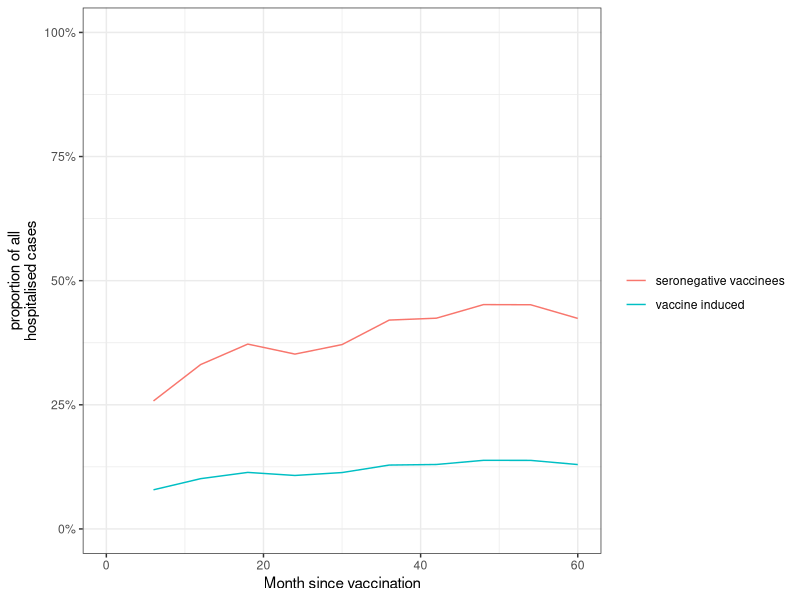
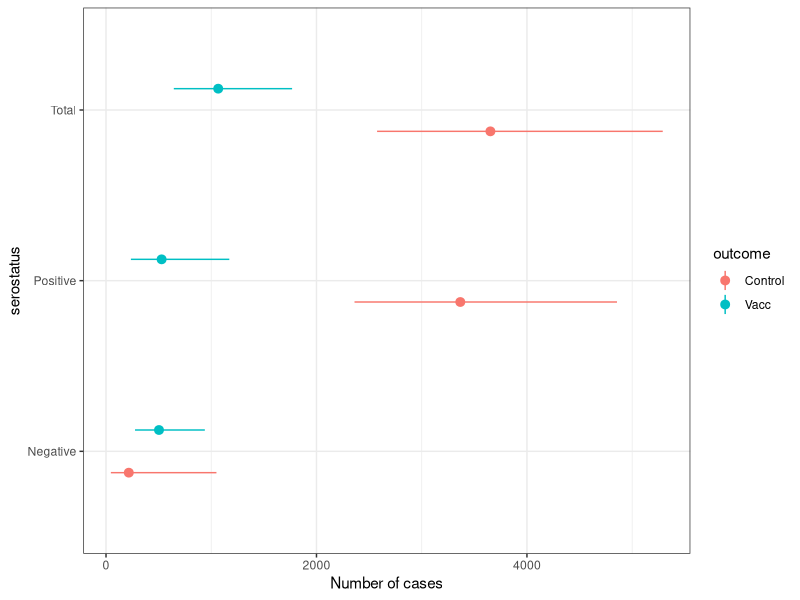
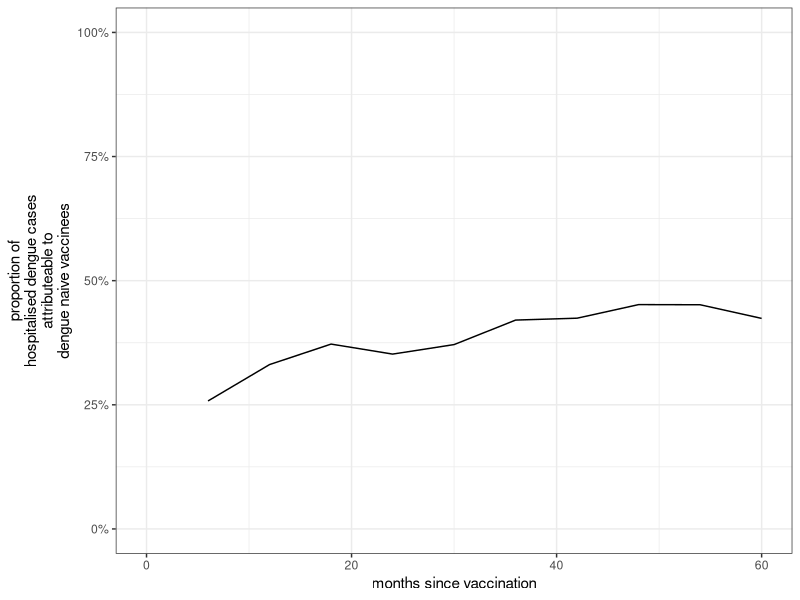
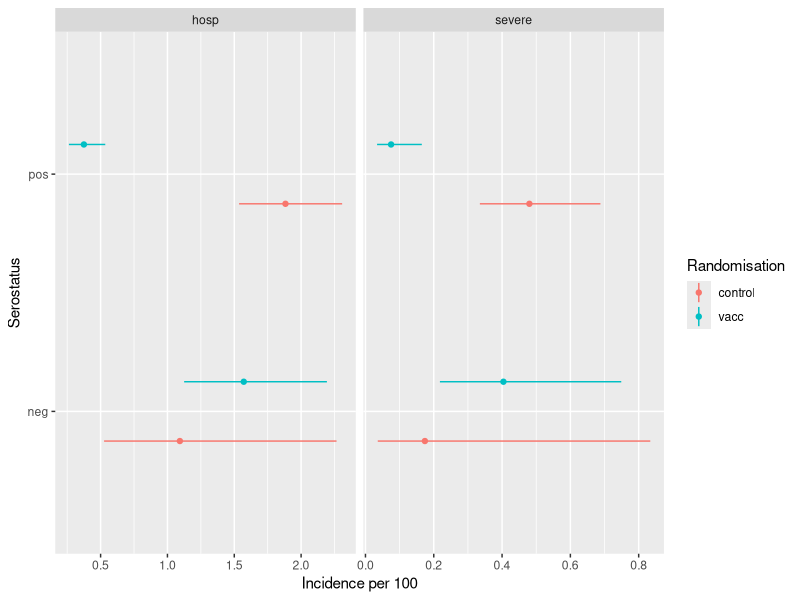
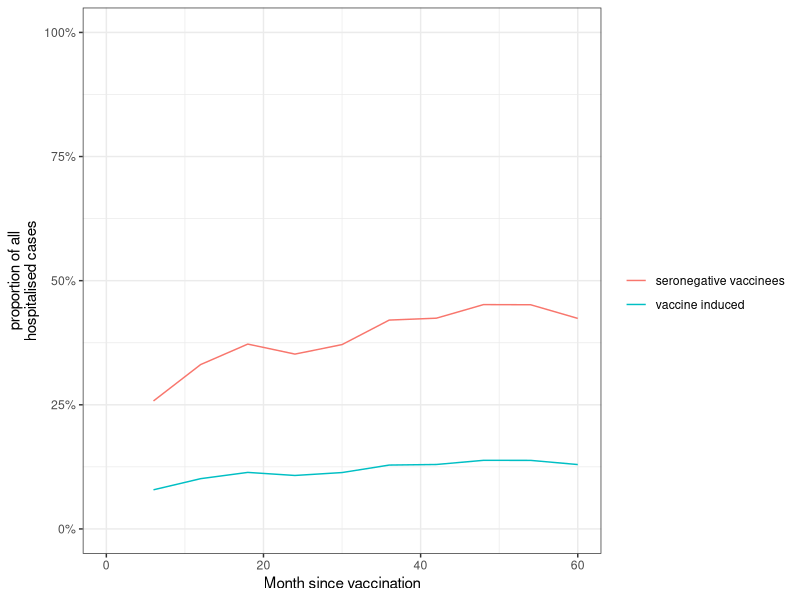
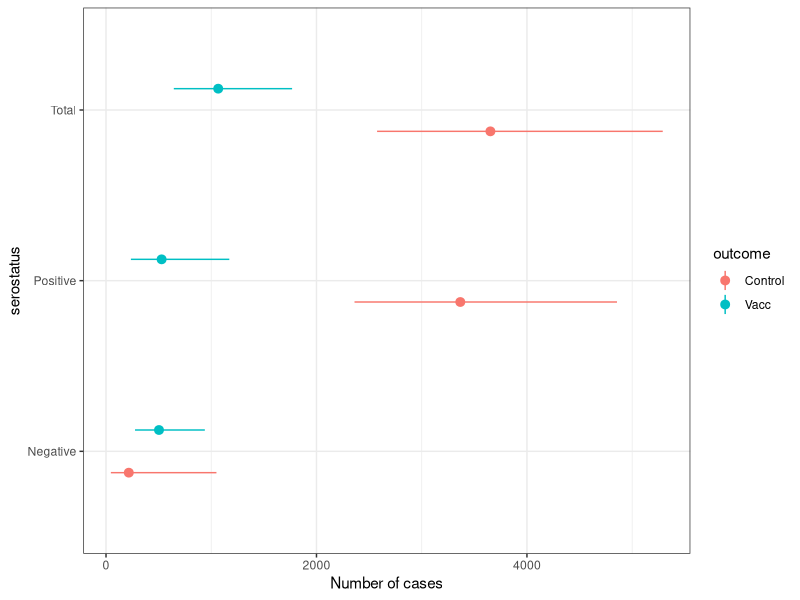
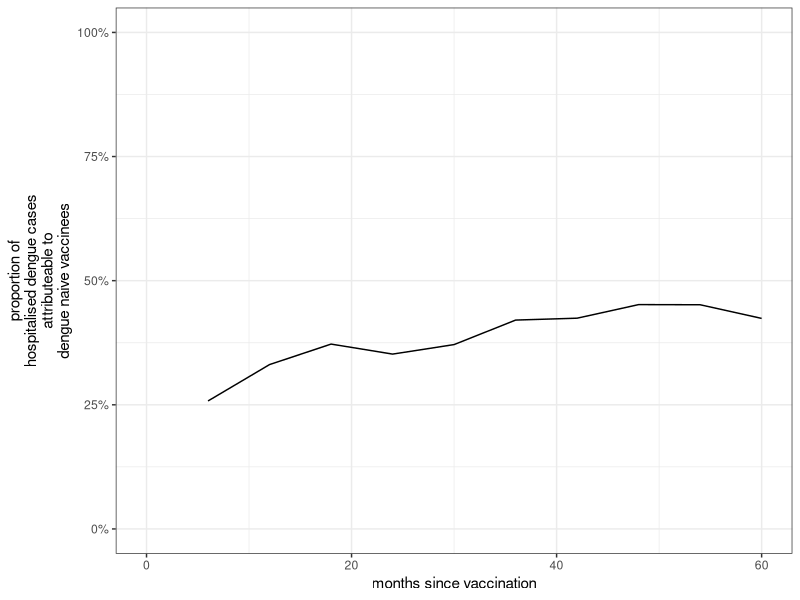

Recreate these plots in R, in order.

# Expected relative proportion of breakthrough hospitalized dengue by serostatus in populations vaccinated with the CYD- tetravalent dengue vaccine in the Philippines
# written by Stefan Flasche using R version 3.5.3

# load packages
require(tidyverse)


# Data --------------------------------------------------------------------

# data: cumulative incidence over 5yrs observed in the trial and its stratification into 
#       seropositive and seronegative using PRNT50 with multiple imputation (in per 100). from Table S10
df <- tibble(no=1:8,
             randomisation = c("vacc","vacc","control","control","vacc","vacc","control","control"),
             serostatus = c("pos","neg","pos","neg","pos","neg","pos","neg"),
             outcome = c(rep("hosp",4),rep("severe",4)),
             incidence.ph.mid = c(.375,1.571,1.883,1.093,0.075,0.404,0.48,0.174),
             incidence.ph.lo = c(.263,1.125,1.536,.526,0.034,0.218,0.335,0.036),
             incidence.ph.hi = c(.535,2.193,2.307,2.265,0.165,0.749,0.688,0.834))

#seroprevalence Phil
sp=.85

# Cumulative proportion of 9-16y olds hospitalised with Dengue over time (0m - 60m). Digitalised from Sridhar Figure 3
df.time <- tibble(time = rep(c(0,6,12,18,24,30,36,42,48,54,60),4),
                  randomisation = c(rep("vacc",11*2),rep("control",11*2)),
                  serostatus = rep(c(rep("pos",11),rep("neg",11)),2),
                  incidence = c(0,0.031,0.051,0.061,0.113,0.153,0.184,0.235,0.276,0.307,0.368,
                                0,0.061,0.143,0.205,0.348,0.512,0.757,0.982,1.289,1.432,1.535,
                                0,0.143,0.307,0.573,0.982,1.125,1.350,1.514,1.678,1.739,1.862,
                                0,0.082,0.164,0.399,0.471,0.522,0.583,0.696,0.757,0.757,1.033),
                  No.at.Risk =c(1503,1490,1462,1453,1447,1434,1422,1403,1351,1284,1226,
                                375,374,368,366,364,361,358,350,339,322,311,
                                730,725,705,699,695,689,688,686,658,615,592,
                                207,207,201,199,199,195,194,192,185,174,167))
                  
# plot data
p.data <- df %>% ggplot(aes(x= serostatus, y = incidence.ph.mid, ymin = incidence.ph.lo, ymax = incidence.ph.hi,color=randomisation)) +
  geom_linerange(position=position_dodge(width = 0.5)) +
  geom_point(position=position_dodge(width = 0.5)) +
  facet_grid(.~outcome, scales = "free") +
  coord_flip() + ylab("incidence per 100") +
  labs(y = "Incidence per 100", x = "Serostatus", color = "Randomisation")
ggsave(filename = "Pics\\Fig1_Data.tiff",p.data ,unit="cm", width = 14, height = 5, compression = "lzw", dpi = 300)

# analyses

#increase in seroneg vaccinees
1.57/1.09
.404/.174#severe
#RR in seropo / seroneg controls
1.88/1.09
.48/.174#severe
#reduction in seropos vaccinees
1-0.375/1.88
1-.075/.48#severe

#cases averted in seropos vacc per 1 seroneg vacc case
.85*(1.88-.375) / (.15*(1.57-1.09))
.85*(.48-.075) / (.15*(.404-.174))#severe
# breakthrough among all hospitalised
0.85*.375  / (.85*.375 + .15*1.57)
0.85*.075  / (.85*.075 + .15*.404)#severe
#proportion of excess cases among the cases in seronegatives
1-1.09/1.57
1-.174/.404#severe

#calculate  proportion of cases attributeable to seronegative vaccinees
df.prop = tibble(serostatus = c("neg","pos"),
                 prop = c(0.15,.85))
df.time %>% merge(df.prop) %>% 
  mutate(cases = incidence*prop*830000/100) %>% 
  select(serostatus:randomisation, cases) %>%
  spread(serostatus, cases) %>%
  mutate(propSeroNeg = neg/(pos+neg)) %>%
  filter(randomisation=="vacc") %>%
  mutate(propVaccINduced = propSeroNeg * (1-1.09/1.57)) %>%
  gather(key = "key", value="prop", -(time:pos)) %>%
  ggplot(aes(x=time, y=prop, color=key))+ 
  geom_line() + 
  coord_cartesian(ylim=c(0,1)) + 
  scale_y_continuous(labels = scales::percent) +
    scale_color_discrete(name = "", labels = c("seronegative vaccinees", "vaccine induced"))+
  theme_bw() +
  xlab("Month since vaccination") + ylab("proportion of all\nhospitalised cases")
ggsave(filename = "Pics\\Fig3_Data.tiff",unit="cm", width = 17, height = 7, compression = "lzw", dpi = 300)



##################### end of numbers in manuscript # start of previous work








# sample from lognormal distribution in which the 50%, 2.5% and 97.5% quanitles fit the observed mean, CI.lo and CI.hi respectively
LnfitSample <- function(input= c(mean=1, lo=.5, hi=2), N=10000){
  mean = input[1] %>% as.numeric()
  lo = input[2] %>% as.numeric()
  hi = input[3] %>% as.numeric()
  rlnorm(N, meanlog = log(mean), sdlog = (log(mean/lo) +  log(hi/mean))/2/1.96) %>%
    return()
}


# Analyses ----------------------------------------------------------

# calculate population impact of test and vaccinate strategy (no test = 100% sens, 0% spec)
CasesAverted <- function(seroPrevalence = .7, sensitivity = 1, specificity = 0, 
                         cohortSize=100000, df.tmp = df, outcm = "hosp"){
  df.tmp = df.tmp %>% filter(outcome == outcm)
  Inc.SeroPos.Vacc <- df.tmp %>% filter(randomisation=="vacc" & serostatus =="pos") %>% 
    select(incidence.ph.mid:incidence.ph.hi) %>% LnfitSample()
  Inc.SeroPos.Cont <- df.tmp %>% filter(randomisation=="control" & serostatus =="pos") %>% 
    select(incidence.ph.mid:incidence.ph.hi) %>% LnfitSample()
  Inc.SeroNeg.Vacc <- df.tmp %>% filter(randomisation=="vacc" & serostatus =="neg") %>% 
    select(incidence.ph.mid:incidence.ph.hi) %>% LnfitSample()
  Inc.SeroNeg.Cont <- df.tmp %>% filter(randomisation=="control" & serostatus =="neg") %>% 
    select(incidence.ph.mid:incidence.ph.hi) %>% LnfitSample()
  
  CasesNoVaccSeroPos = cohortSize * seroPrevalence * Inc.SeroPos.Cont / 100
  CasesNoVaccSeroNeg = cohortSize * (1-seroPrevalence) * Inc.SeroNeg.Cont / 100
  CasesVaccSeroPos = cohortSize * seroPrevalence * Inc.SeroPos.Vacc / 100
  CasesVaccSeroNeg = cohortSize * (1-seroPrevalence) * Inc.SeroNeg.Vacc / 100
  
  CasesAvertedSeroPos = cohortSize * seroPrevalence * sensitivity * (Inc.SeroPos.Cont - Inc.SeroPos.Vacc) / 100
  CasesAvertedSeroNeg = cohortSize * (1-seroPrevalence) * (1 - specificity) * (Inc.SeroNeg.Cont - Inc.SeroNeg.Vacc) /100
  
  df_res <- tibble(seroPrevalence, sensitivity, specificity, outcm, 
                   CasesNoVaccSeroPos, CasesNoVaccSeroNeg,
                   CasesNoVaccTotal = CasesNoVaccSeroPos + CasesNoVaccSeroNeg,
                   CasesVaccSeroPos, CasesVaccSeroNeg,
                   CasesVaccTotal = CasesVaccSeroPos + CasesVaccSeroNeg,
                   CasesAvertedSeroPos, CasesAvertedSeroNeg, 
                   CasesAvertedTotal = CasesAvertedSeroPos + CasesAvertedSeroNeg)
  return(df_res)
}

# calculate cases exspected and averted in Phillippines
res <- CasesAverted(seroPrevalence = .85, sensitivity = 1, specificity = 0, cohortSize=830000, df.tmp = df, outcm = "severe") %>%
  gather(key, value, -(seroPrevalence:outcm)) %>% 
  group_by(key) %>% summarise(mid = median(value), 
                              lo = quantile(value, probs = 0.025),
                              hi = quantile(value, probs = 0.975)) %>% 
  mutate(outcome = rep(c("Averted","Control","Vacc"),each=3)) %>%
  mutate(serostatus = rep(c("Negative", "Positive", "Total"), 3))
res
res %>% filter(outcome != "Averted") %>%
  ggplot(aes(x=serostatus, y=mid, ymin=lo, ymax=hi, color = outcome)) +
    geom_pointrange(position=position_dodge(width = 0.5)) + 
    coord_flip() + ylab("Number of cases") + 
    theme_bw()
ggsave(filename = "Pics\\Fig2_Data.tiff",unit="cm", width = 17, height = 7, compression = "lzw", dpi = 300)



# proportion seropos
CasesAverted(seroPrevalence = .85, sensitivity = 1, specificity = 0, cohortSize=830000, df.tmp = df, outcm = "severe") %>%
  mutate(prop_Neg_vac = CasesVaccSeroNeg/CasesVaccTotal) %>%
  mutate(prop_Neg_Novac = CasesNoVaccSeroNeg/CasesNoVaccTotal) %>%
  select("prop_Neg_vac","prop_Neg_Novac") %>%
  gather(key, value) %>% group_by(key) %>% summarise(mid = median(value),
                                                     lo = quantile(value, probs = 0.025),
                                                     hi = quantile(value, probs = 0.975)) 

#calculate  proportion of cases attributeable to seronegative vaccinees
df.prop = tibble(serostatus = c("neg","pos"),
                 prop = c(0.15,.85))
df.time.plot <- df.time %>% merge(df.prop) %>% 
  mutate(cases = incidence*prop*830000/100) %>% 
  select(serostatus:randomisation, cases) %>%
  spread(serostatus, cases) %>%
  mutate(propSeroNeg = neg/(pos+neg)) %>%
  filter(randomisation == "vacc") 
df.time.plot %>%
  ggplot(aes(x=time, y=propSeroNeg))+
    geom_line() + 
    coord_cartesian(ylim=c(0,1)) + 
    scale_y_continuous(labels = scales::percent) +
    theme_bw() +
    xlab("months since vaccination") + ylab("proportion of\nhospitalised dengue cases\nattributeable to\ndengue naive vaccinees")
ggsave(filename = "Pics\\Fig3_Data.tiff",unit="cm", width = 12, height = 7, compression = "lzw", dpi = 300)
